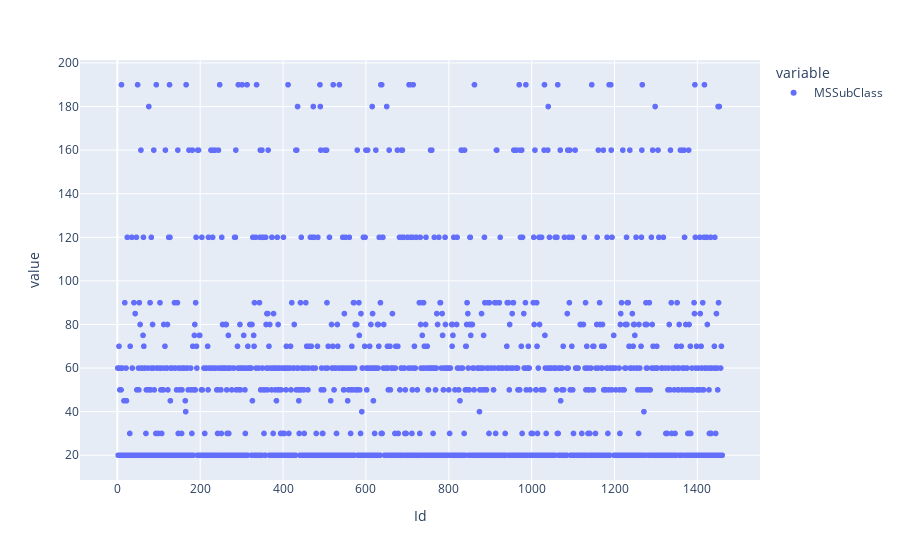

Notebook cell for this chart:
### Code cell
px.scatter(hdf["MSSubClass"])

### Figure 1 — Plotly figure (JSON) as saved in the notebook; plotly's stock layout.template omitted (floating-point values rounded to 4 significant figures; data arrays with more than 128 entries replaced by an {"elided": "..."} marker saying what was removed)
{"data": [{"hovertemplate": "variable=MSSubClass<br>Id=%{x}<br>value=%{y}<extra></extra>", "legendgroup": "MSSubClass", "marker": {"color": "#636efa", "symbol": "circle"}, "mode": "markers", "name": "MSSubClass", "showlegend": true, "type": "scattergl", "x": {"elided": "1460 int values"}, "xaxis": "x", "y": {"elided": "1460 int values"}, "yaxis": "y"}], "layout": {"legend": {"title": {"text": "variable"}, "tracegroupgap": 0}, "margin": {"t": 60}, "xaxis": {"anchor": "y", "domain": [0, 1], "title": {"text": "Id"}}, "yaxis": {"anchor": "x", "domain": [0, 1], "title": {"text": "value"}}}}
